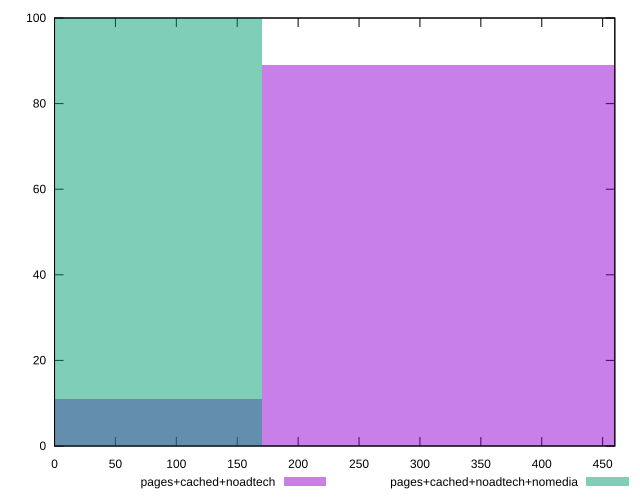

The script that saved this image:
reset

$pagesCachedNoadtech <<EOF
0 11
340.00853693294545 89
EOF

$pagesCachedNoadtechNomedia <<EOF
0 100
EOF

set key outside below
set boxwidth 340.00853693294545
set xrange [0:460]
set yrange [0:100]
set trange [0:100]
set style fill transparent solid 0.5 noborder
set terminal svg size 640, 500 enhanced background rgb 'white'
set output "report_0_00242021-02-20T12:25:28.543Z/offscreen-images/comparison/histogram/2_vs_3.svg"

plot $pagesCachedNoadtech title "pages+cached+noadtech" with boxes, \
     $pagesCachedNoadtechNomedia title "pages+cached+noadtech+nomedia" with boxes

reset
